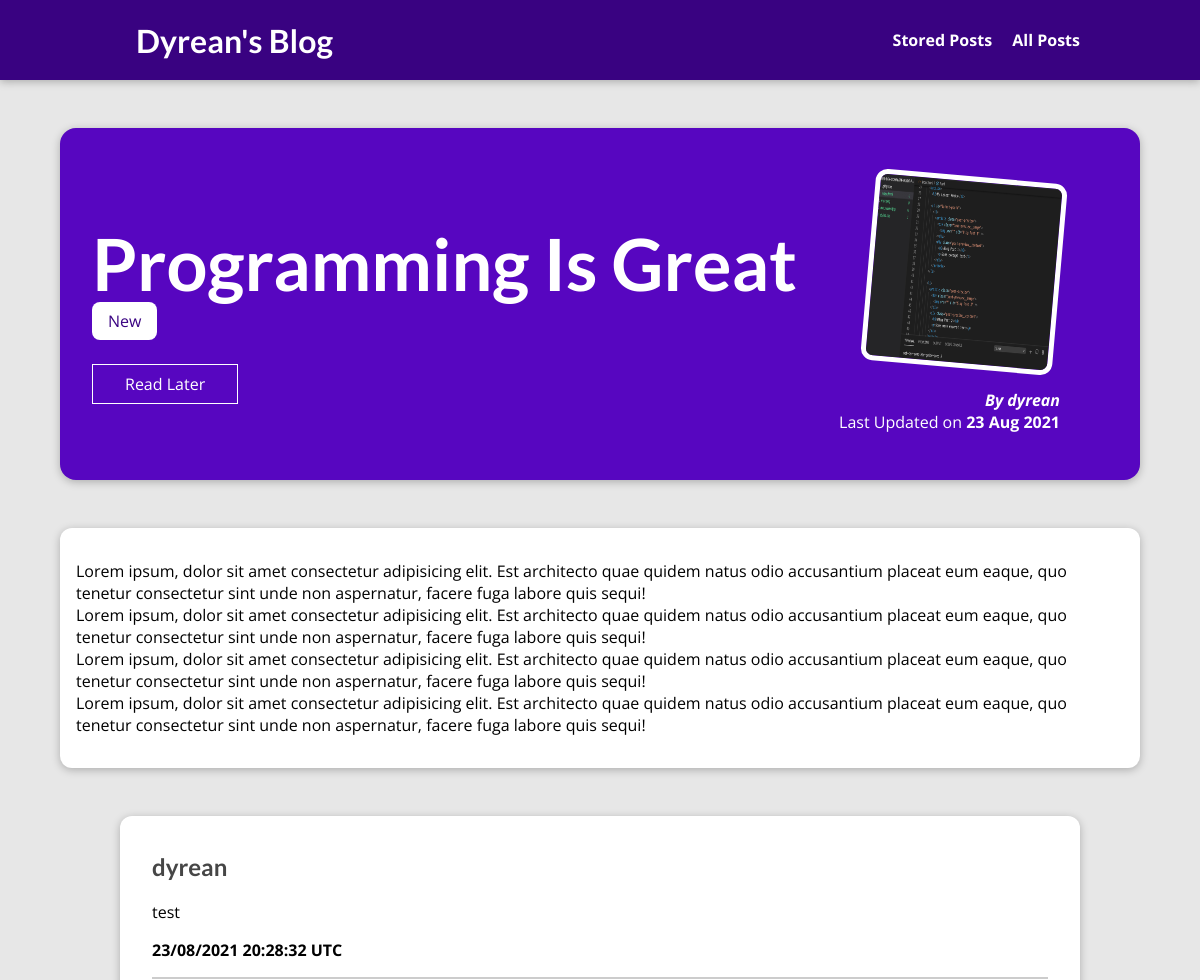
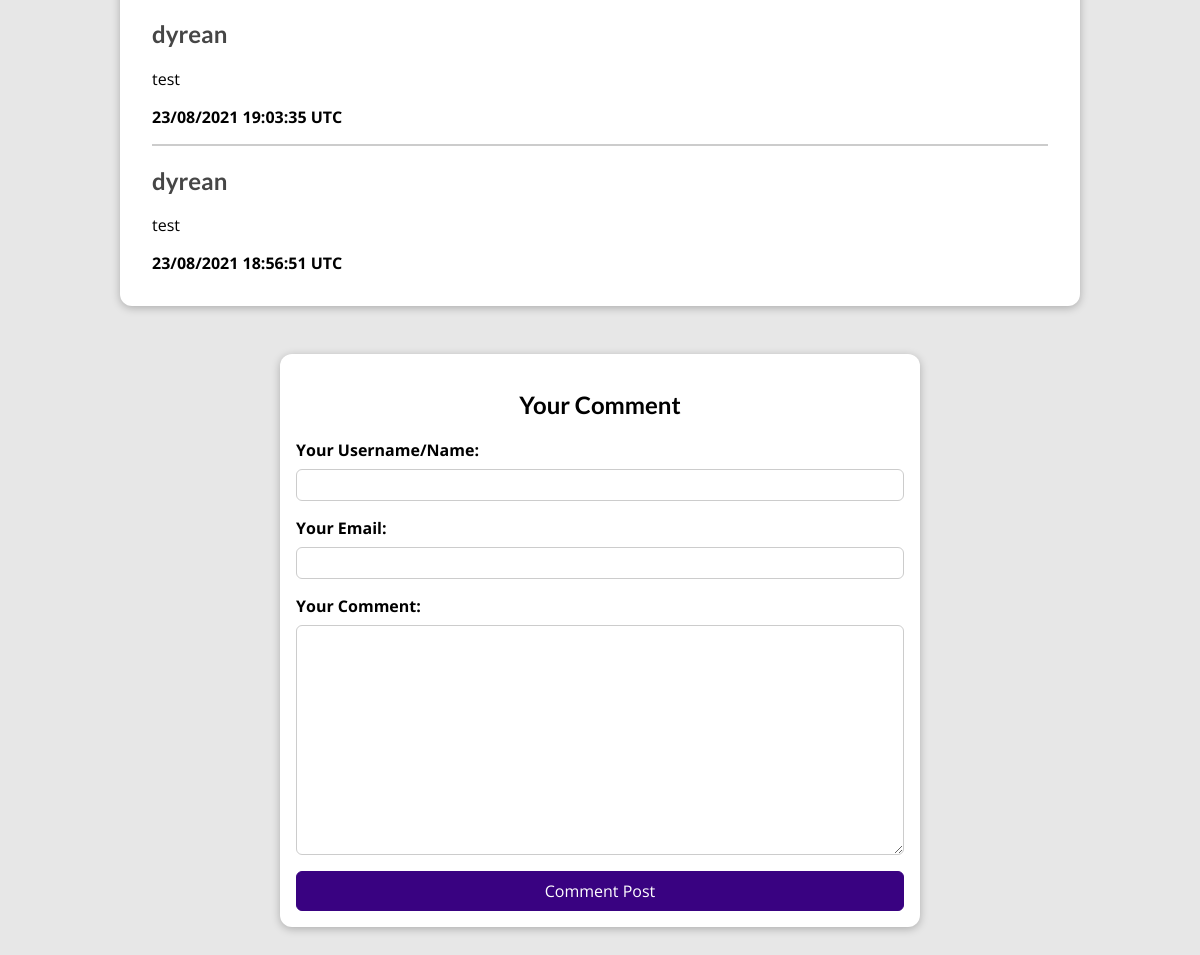
Page /posts/programming-is-fun on the committed database (2 pictures, top to bottom).
### blog/models.py (models this page shows, shortened)
class Post(models.Model):
    title = models.CharField(max_length=150)
    excerpt = models.CharField(max_length=200)
    image = models.ImageField(upload_to="posts", null=True)
    date = models.DateTimeField(auto_now=True)
    slug = models.SlugField(unique=True, db_index=True)
    content = models.TextField(validators=[MinLengthValidator(10)])
    author = models.ForeignKey(
        Author, on_delete=models.SET_NULL, related_name="posts", null=True)
    tags = models.ManyToManyField(Tag)

class Tag(models.Model):
    caption = models.CharField(max_length=20)

class Author(models.Model):
    username = models.CharField(max_length=20, unique=True, db_index=True)
    first_name = models.CharField(max_length=100)
    last_name = models.CharField(max_length=100)
    email_address = models.EmailField()
    created = models.DateTimeField(auto_now_add=True, )
    def __str__(self):
        return f"{self.username}"

class Comment(models.Model):
    user_name = models.CharField(max_length=120)
    user_email = models.EmailField()
    text = models.TextField(max_length=400)
    post = models.ForeignKey(Post, on_delete=models.CASCADE, related_name="comments")
    date = models.DateTimeField(auto_now=True)

### blog/views.py (the view, shortened to what this page needs)
# urls.py: path("posts/<slug:slug>", views.PostDetailView.as_view(), name="post-detail-page"),
class PostDetailView(View):
    def is_stored_post(self, request, post_id):
        stored_posts = request.session.get("stored_posts")
        if stored_posts is not None:
            is_saved_for_later = post_id in stored_posts
        else:
            is_saved_for_later = False
        return is_saved_for_later
    def get_context(self, request, slug):
        post = Post.objects.get(slug=slug)
        context = {
            "post": post,
            "post_tags": post.tags.all(),
            "comment_form": CommentForm(),
            "comments": post.comments.all().order_by("-date"),
            "saved_for_later": self.is_stored_post(request, post.id)
        }
        return context
    def get(self, request, slug):
        context = self.get_context(request, slug)
        return render(request, "blog/post-detail.html", context)

### blog/forms.py
class CommentForm(forms.ModelForm):
    class Meta:
        model = Comment
        exclude = ["post"]
        labels = {
            "user_name": "Your Username/Name",
            "user_email": "Your Email",
            "text": "Your Comment"
        }

### blog/templates/blog/post-detail.html (shortened to what this page needs)
{% extends "base.html" %}
{% load static %}
{% block css_files %}
<link rel="stylesheet" href="{% static "blog/post-detail.css" %}"/>
{% endblock %}
{% block content %}
<section id="summary">
  <h2>{{ post.title }}</h2>
  <div>
    {% for tag in post_tags %}
      <span class="tag">{{ tag.caption }}</span>
    {% endfor %}
  </div>
  <div id="read-later">
    <form action="{% url "read-later" %}" method="POST">
      <button>
      {% if saved_for_later %}
        Remove from "Stored Posts"
      {% else %}
        Read Later
      {% endif %}
      </button>
    </form>
  </div>
  <article>
    <img src="{{ post.image.url }}" alt= {{post.title}}/>
    <address>By <a href="mailto:{{ post.author.email_address }}">{{ post.author }}</a></address>
    <div>Last Updated on <time>{{ post.date|date:"d M Y" }}</time></div>
  </article>
</section>
<main>
    {{ post.content|linebreaks }}
</main>
{% if comments %}
  <section id="comments">
    <ul>
    {% for comment in comments %}
      <li>
        <h2><b>{{ comment.user_name }}</b></h2>
        <p>{{ comment.text|linebreaks }}</p>
        <p><time>{{ comment.date|date:"d/m/Y H:i:s e" }}<time></p>
      </li>
    {% endfor %}
    </ul>
  </section>
{% endif %}
<section id="comment-form">
  <h2>Your Comment</h2>
  <form action="{% url "post-detail-page" post.slug %}" method="POST">
    {% for form_field in comment_form %}
      <div class="form-control {% if form_field.erros %}invalid{% endif %}">
        {{ form_field.label_tag }}
        {{ form_field}}
      </div>
    {% endfor %}
    <button>Comment Post</button>
  </form>
</section>
{% endblock %}

### templates/base.html (shortened to what this page needs)
{% load static %}
<!DOCTYPE html>
<html lang="en">
  <head>
    <link rel="stylesheet" href="{% static "app.css" %}"/>
    {% block css_files %}{% endblock %}
  </head>
  <body>
    <header id="main-navigation">
      <h1><a href="{% url "starting-page" %}">Dyrean's Blog</a></h1>
      <nav>
        <a href="{% url "read-later" %}">Stored Posts</a>
        <a href="{% url "posts-page" %}">All Posts</a>
      </nav>
    </header>
    {% block content %}{% endblock %}
  </body>
</html>

### static/app.css (style rules this page uses)
* { box-sizing: border-box; }
html { font-family: 'Open Sans', 'Lato', sans-serif; scroll-behavior: smooth; }
body { margin: 0; }
h1, h2, h3 { font-family: 'Lato', sans-serif; font-weight: bold; }
#main-navigation { width: 100%; height: 5rem; display: flex; justify-content: space-between; align-items: center; padding: 0 10%; position: absolute; top: 0; left: 0; }
#main-navigation a { text-decoration: none; color: white; font-weight: bold; margin-left: 1rem; }

### blog/static/blog/post-detail.css (style rules this page uses)
body { background-color: #e7e7e7; }
#main-navigation { background-color: #390281; box-shadow: 0 2px 8px rgba(0, 0, 0, 0.25); }
#summary { margin: 8rem auto 3rem auto; padding: 2rem; width: 90%; max-width: 90rem; border-radius: 16px; background-color: #5706c0; position: relative; box-shadow: 0 2px 8px rgba(0, 0, 0, 0.25); height: 22rem; }
#summary h2 { color: white; font-size: 4.5rem; margin-bottom: 0.25rem; }
#summary article { position: absolute; top: 2rem; right: 3rem; padding: 1rem 2rem; border-radius: 12px; text-align: right; color: white; }
#summary article img { width: 12rem; height: 12rem; border-radius: 12px; transform: rotateZ(5deg); border: 5px solid white; margin-bottom: 1rem; }
#summary address { font-weight: bold; }
#summary a { color: white; text-decoration: none; }
#summary time { font-weight: bold; }
#read-later { margin: 2rem 0; }
#read-later button { background-color: transparent; border: 1px solid white; padding: 0.5rem 2rem; font: inherit; color: white; cursor: pointer; }
main { width: 90%; max-width: 90rem; margin: 3rem auto; background-color: white; padding: 1rem; border-radius: 12px; box-shadow: 0 2px 8px rgba(0, 0, 0, 0.25); }
.tag { background-color: white; color: #390281; padding: 0.5rem 1rem; border-radius: 8px; }
#comment-form { margin: 3rem auto; width: 90%; max-width: 40rem; border-radius: 12px; background-color: white; box-shadow: 0 2px 8px rgba(0, 0, 0, 0.25); padding: 1rem; }
#comment-form h2 { text-align: center; }
#comment-form button { font: inherit; background-color: #390281; color: white; border: 1px solid #390281; padding: 0.5rem 1.5rem; border-radius: 6px; cursor: pointer; width: 100%; }
.form-control { margin-bottom: 1rem; }
.form-control label { font-weight: bold; margin-bottom: 0.5rem; display: block; }
.form-control input, .form-control textarea { display: block; width: 100%; font: inherit; padding: 0.25rem; border-radius: 6px; border: 1px solid #ccc; }
#comments { margin: 3rem auto; width: 90%; max-width: 60rem; border-radius: 12px; background-color: white; box-shadow: 0 2px 8px rgba(0, 0, 0, 0.25); padding: 1rem 2rem; }
#comments ul { list-style: none; margin: 0; padding: 0; }
#comments li { margin-bottom: 1rem; border-bottom: 2px solid #ccc; }
#comments li:last-of-type { border-bottom: none; }
#comments h2 { color: #464646; }
#comments time { font-weight: bold; }

### rows in the picture
Post: title "Programming Is Great", image (picture), author "dyrean", date "23 Aug 2021", content "Lorem ipsum, dolor sit amet consectetur adipisicing elit. Est architecto quae quidem natus odio accusantium placeat eum eaque, quo tenetur consectetur sint unde non aspernatur, facere fuga labore quis sequi! Lorem ipsum, dolor sit amet consectetur adipisicing elit. Est architecto quae quidem natus odio accusantium placeat eum eaque, quo tenetur consectetur sint unde non aspernatur, facere fuga labore quis sequi! Lorem ipsum, dolor sit amet consectetur adipisicing elit. Est architecto quae quidem natus odio accusantium placeat eum eaque, quo tenetur consectetur sint unde non aspernatur, facere fuga labore quis sequi! Lorem ipsum, dolor sit amet consectetur adipisicing elit. Est architecto…"
Tag: caption "New"
Comment: user_name "dyrean", text "test", date "23/08/2021 20:28:32 UTC"
Comment: user_name "dyrean", text "test", date "23/08/2021 19:03:35 UTC"
Comment: user_name "dyrean", text "test", date "23/08/2021 18:56:51 UTC"
